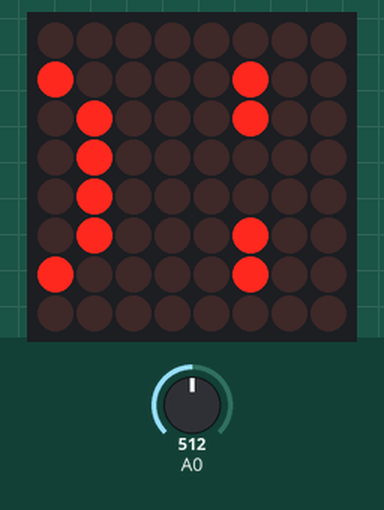
A sketch run on a simulated Arduino Uno, built with avr-gcc and run on an emulated ATmega328P. Parts: 8×8 LED matrix. The test bench sets the inputs (shaded band); at power-on: A0 = 512.

Above: at 1.0 s.
1.5 s: A0 set to 323
3.0 s: A0 set to 296
At 3.41 s:
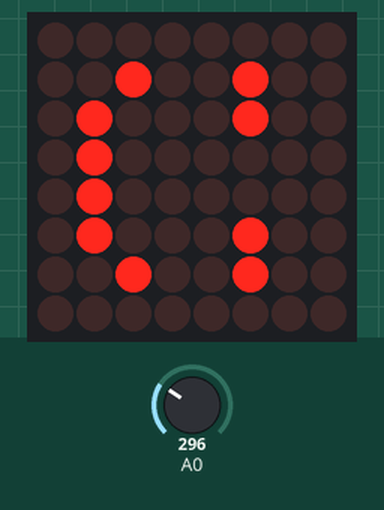
5.3 s: A0 set to 511
At 5.52 s:
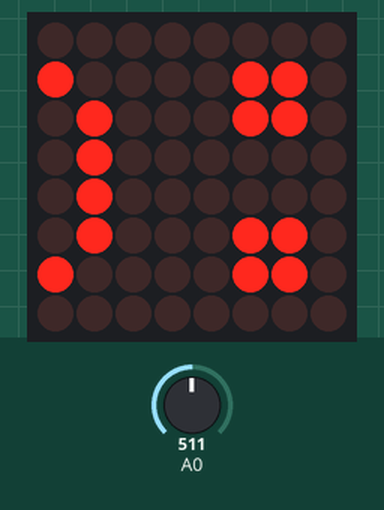
8.3 s: A0 set to 306
At 8.54 s:
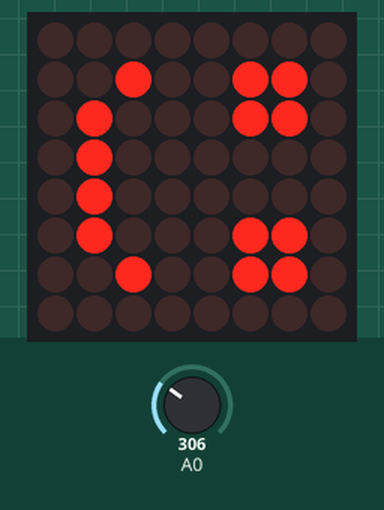
Timing chart, 0 to 11.3 s (numbered marks = the images above; inputs shaded):
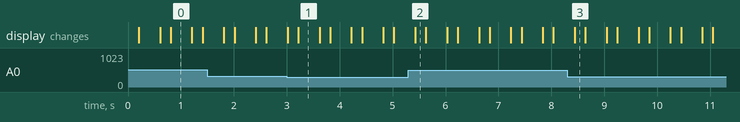

The sketch:

sketch.ino
```cpp
/* code by

Fajar Julyana

*/
#include <LedControl.h> //Library LedControl
// Atur pin
const int NilaiUdara = 620;   //Konstanta maksimum nilai kelembaban udara
const int NilaiAir = 310;     //Konstanta maksimum air
int NilaisoilMoisture = 0;
int persentasesoilmoisture = 0;
// Atur pin sesuai dengan koneksi display matrix 8x8
const int DIN_PIN = 11;
const int CS_PIN = 10;
const int CLK_PIN = 13;


// Inisialisasi objek LedControl
LedControl lc = LedControl(DIN_PIN, CLK_PIN, CS_PIN, 1);

// Data untuk emote senyum dengan mata terbuka
byte senyumBukaMata[8] = {
  B00000000,
  B00100110,
  B01000110,
  B01000000,
  B01000000,
  B01000110,
  B00100110,
  B00000000
};

// Data untuk emote senyum dengan mata tertutup
byte senyumTutupMata[8] = {
    B00000000,
    B00100100,
    B01000100,
    B01000000,
    B01000000,
    B01000100,
    B00100100,
    B00000000
};

// Data untuk emote marah dengan mata tertutup
byte marahBukaMata[8] = {
  B00000000,
  B10000110,
  B01000110,
  B01000000,
  B01000000,
  B01000110,
  B10000110,
  B00000000
};

// Data untuk emote marah dengan mata tertutup
byte marahEyeClose[8] = {
  B00000000,
  B10000100,
  B01000100,
  B01000000,
  B01000000,
  B01000100,
  B10000100,
  B00000000
};


// Membuat Animasi Senyum Mata berkedip
void senyum(){
  // Tampilkan emote senyum mata terbuka pada matriks LED
  for (int row = 0; row < 8; row++) {
    lc.setRow(0, row, senyumBukaMata[row]);
  }

  delay(200);  // Jeda 0.2 detik
 // Tampilkan emote senyum mata tertutup pada matriks LED
  for (int row = 0; row < 8; row++) {
    lc.setRow(0, row, senyumTutupMata[row]);
  }
  delay(150); // Jeda 0.15 detik
}

// Membuat Animasi Marah Mata Berkedip
void marah(){
  // Tampilkan emote marah mata terbuka pada matriks LED
  for (int row = 0; row < 8; row++) {
    lc.setRow(0, row, marahBukaMata[row]);
  }

  delay(200);  // Jeda 0.2 detik
 // Tampilkan emote marah mata tertutup pada matriks LED
  for (int row = 0; row < 8; row++) {
    lc.setRow(0, row, marahEyeClose[row]);
  }
  delay(150); // Jeda 0.15 detik
}
void setup() {
  lc.shutdown(0, false);  // Aktifkan chip
  lc.setIntensity(0, 0); // Atur intensitas cahaya matriks (0-15)
  lc.clearDisplay(0);    // Hapus tampilan matriks
}

void loop() {
NilaisoilMoisture = analogRead(A0);  //Deklarasi Pin Soil
persentasesoilmoisture = map(NilaisoilMoisture, NilaiUdara, NilaiAir, 0, 100);

//percabangan jika lebih besar dari 100 maka senyum, jika lebih besar dari 0 dan kurang dari 100 maka marah
if(persentasesoilmoisture >= 100)
{
  senyum();
}
else if(persentasesoilmoisture >0 && persentasesoilmoisture < 100)
{
  marah();
}
  delay(250); // jeda 0.25 detik
}
```

code.cpp
```cpp
/* code by

Fajar Julyana

*/
#include <LedControl.h> //Library LedControl
// Atur pin
const int NilaiUdara = 620;   //Konstanta maksimum nilai kelembaban udara
const int NilaiAir = 310;     //Konstanta maksimum air
int NilaisoilMoisture = 0;
int persentasesoilmoisture = 0;
// Atur pin sesuai dengan koneksi display matrix 8x8
const int DIN_PIN = 11;
const int CS_PIN = 10;
const int CLK_PIN = 13;


// Inisialisasi objek LedControl
LedControl lc = LedControl(DIN_PIN, CLK_PIN, CS_PIN, 1);

// Data untuk emote senyum dengan mata terbuka
byte senyumBukaMata[8] = {
  B00000000,
  B00100110,
  B01000110,
  B01000000,
  B01000000,
  B01000110,
  B00100110,
  B00000000
};

// Data untuk emote senyum dengan mata tertutup
byte senyumTutupMata[8] = {
    B00000000,
    B00100100,
    B01000100,
    B01000000,
    B01000000,
    B01000100,
    B00100100,
    B00000000
};

// Data untuk emote marah dengan mata tertutup
byte marahBukaMata[8] = {
  B00000000,
  B10000110,
  B01000110,
  B01000000,
  B01000000,
  B01000110,
  B10000110,
  B00000000
};

// Data untuk emote marah dengan mata tertutup
byte marahEyeClose[8] = {
  B00000000,
  B10000100,
  B01000100,
  B01000000,
  B01000000,
  B01000100,
  B10000100,
  B00000000
};


// Membuat Animasi Senyum Mata berkedip
void senyum(){
  // Tampilkan emote senyum mata terbuka pada matriks LED
  for (int row = 0; row < 8; row++) {
    lc.setRow(0, row, senyumBukaMata[row]);
  }

  delay(200);  // Jeda 0.2 detik
 // Tampilkan emote senyum mata tertutup pada matriks LED
  for (int row = 0; row < 8; row++) {
    lc.setRow(0, row, senyumTutupMata[row]);
  }
  delay(150); // Jeda 0.15 detik
}

// Membuat Animasi Marah Mata Berkedip
void marah(){
  // Tampilkan emote marah mata terbuka pada matriks LED
  for (int row = 0; row < 8; row++) {
    lc.setRow(0, row, marahBukaMata[row]);
  }

  delay(200);  // Jeda 0.2 detik
 // Tampilkan emote marah mata tertutup pada matriks LED
  for (int row = 0; row < 8; row++) {
    lc.setRow(0, row, marahEyeClose[row]);
  }
  delay(150); // Jeda 0.15 detik
}
void setup() {
  lc.shutdown(0, false);  // Aktifkan chip
  lc.setIntensity(0, 0); // Atur intensitas cahaya matriks (0-15)
  lc.clearDisplay(0);    // Hapus tampilan matriks
}

void loop() {
NilaisoilMoisture = analogRead(A0);  //Deklarasi Pin Soil
persentasesoilmoisture = map(NilaisoilMoisture, NilaiUdara, NilaiAir, 0, 100);

//percabangan jika lebih besar dari 100 maka senyum, jika lebih besar dari 0 dan kurang dari 100 maka marah
if(persentasesoilmoisture >= 100)
{
  senyum();
}
else if(persentasesoilmoisture >0 && persentasesoilmoisture < 100)
{
  marah();
}
  delay(250); // jeda 0.25 detik
}
```

Measured:
- the behaviour switches between 311 and 310 on A0 (found by bisection; images 0 and 1)
- after the input at 3.0 s, the display: first changes at once (image 1 shows a later state)
- after the input at 5.3 s, the display: changes after 0.13 s (image 2)
- after the input at 8.3 s, the display: changes after 0.14 s (image 3)
- what the display in image 0 shows lasts 0.4 s, from 0.8 s to 1.2 s
